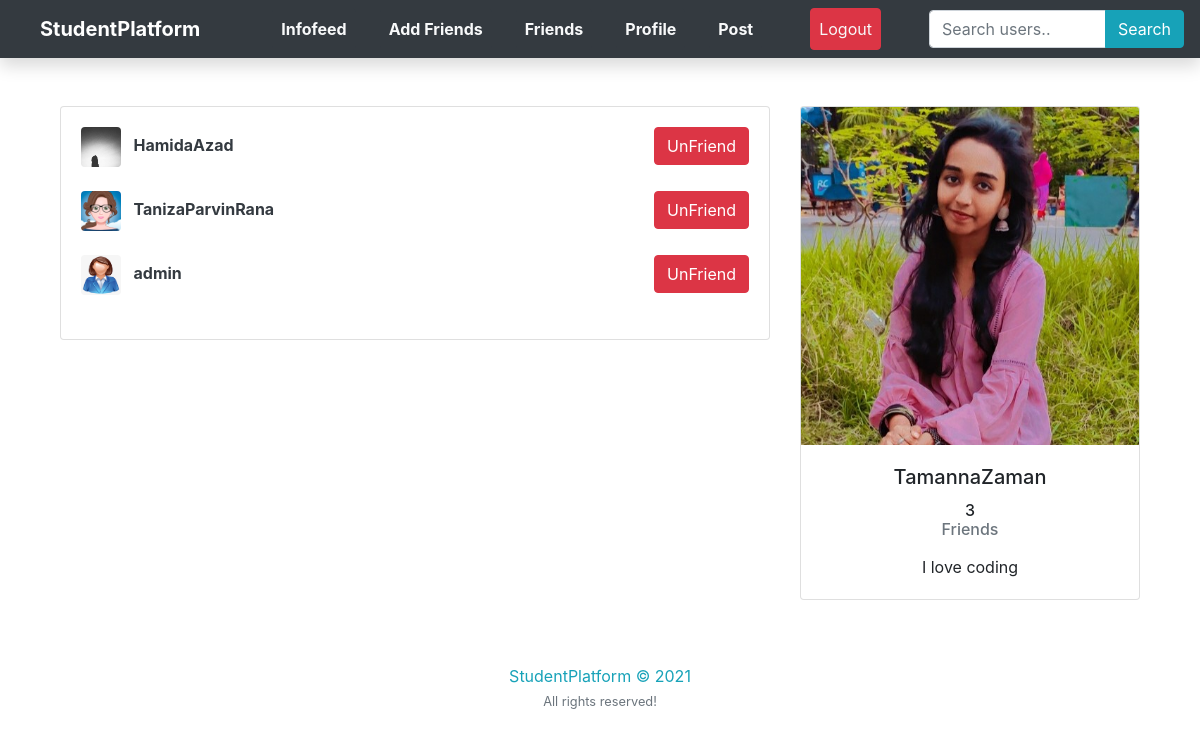
Page /friends/ (signed in) on the committed database.
### infofeed/models.py (models this page shows)
class Profile(models.Model):
    user = models.OneToOneField(User, on_delete=models.CASCADE)
    image = models.ImageField(default='profile_pics/default.png', upload_to='profile_pics/')
    slug = AutoSlugField(populate_from='user')
    bio = models.CharField(max_length=255, blank=True)
    friends = models.ManyToManyField("Profile", blank=True)
    def __str__(self):
        return str(self.user.username)
    def get_absolute_url(self):
        return "/users/{}".format(self.slug)

### infofeed/views.py (the view)
# urls.py: path('friends/', views.friend_list, name='friend_list'),
def friend_list(request):
	p = request.user.profile
	friends = p.friends.all()
	context={
	'friends': friends
	}
	return render(request, "users/friend_list.html", context)

### infofeed/templates/users/friend_list.html (shortened to what this page needs)
{% extends "feed/layout.html" %} {% load static %} {% block searchform %}
<form class="form-inline my-2 my-lg-0 ml-5" action="{% url 'search_users' %}" method="get">
  <div class="input-group">
    <input class="form-control" name="q" type="text" placeholder="Search users.." />
    <div class="input-group-append">
      <button class="btn btn-info" type="submit">
        Search
      </button>
    </div>
  </div>
</form>
{% endblock searchform %} {% block content %}
<div class="container">
  <div class="row">
    <div class="col-md-8">
      {% if friends %}
      <div class="card card-signin my-5">
        <div class="card-body">
          {% for user_p in friends %}
          <a href="{{ user_p.get_absolute_url }}"><img src="{{ user_p.image.url }}" class="rounded mr-2" width="40"
              height="40" alt="" /></a>
          <a class="text-dark" href="{{ user_p.get_absolute_url }}"><b>{{ user_p }}</b></a>
          <small><a class="btn btn-danger float-right" href="{% url 'delete_friend' user_p.id %}">UnFriend</a></small>
          <br /><br />
          {% endfor %}
        </div>
      </div>
      {% else %}
      <h5>
        <i>You have no friends now! Make some new
          <a href="{% url 'users_list' %}">friends here!</a></i>
      </h5>
      {% endif %}
    </div>
    <div class="col-md-4">
      <div class="card card-signin my-5">
        <a href="{{ request.user.profile.get_absolute_url }}"><img class="card-img-top"
            src="{{ request.user.profile.image.url }}" alt="" /></a>
        <div class="card-body">
          <h5 class="card-title text-center">{{ request.user }}</h5>
          <h6 class="text-center">
            {{ request.user.profile.friends.count }}
            <p class="text-muted">Friends</p>
          </h6>
          <p class="card-text text-center">{{ request.user.profile.bio }}</p>
        </div>
      </div>
    </div>
  </div>
  {% endblock content %}

### rows in the picture
Profile: image (picture), user.username "HamidaAzad"
Profile: image (picture), user.username "TanizaParvinRana"
Profile: image (placeholder picture), user.username "admin"

### other values in the picture
{{ request.user }} "TamannaZaman"
{{ request.user.profile.friends.count }} "3"
{{ request.user.profile.bio }} "I love coding"
